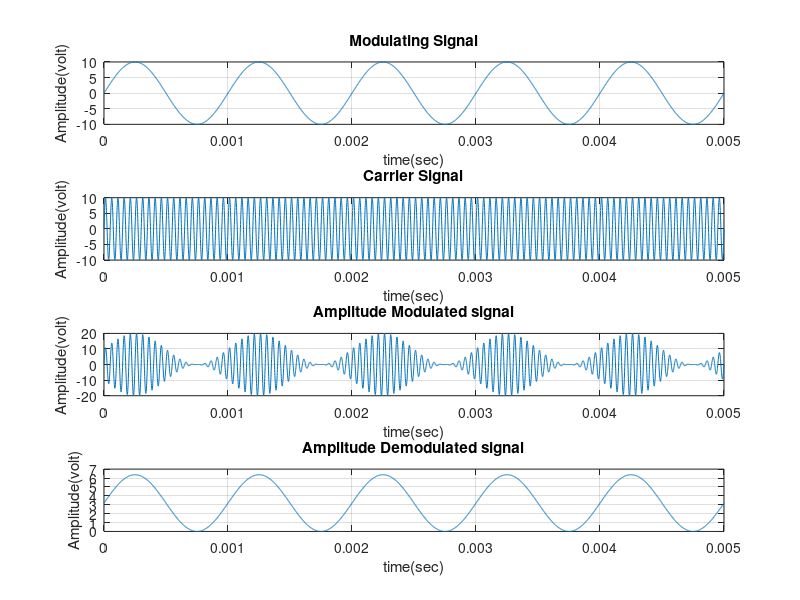

MATLAB code to generate this figure:
%>>>>>>>>>>>>>>>>>>>> AM Modulation Experiment<<<<<<<<<<<<<<<<<<<<<<<<<<
clc;
close all;
clear all;
%XXXXXXXXXXXXXXXXXXXXXXXXXXX Define AM modulation Index XXXXXXXXXXXXXXXXXXX
disp(' example: m=1 means 100% modulation');
%m=input(' Enter the value of modulation index (m) = ');
m=1; % for 100% modulation
%XXXXXXXXXXXXXXXXX modulating signal generation XXXXXXXXXXXXXXXXXXXXXXXXXX
Am=10; % Amplitude of modulating signal
fm=1000; % Frequency of modulating signal
Tm=1/fm; % Time period of modulating signal
t=0:Tm/999:5*Tm; % Total time for simulation
ym=Am*sin(2*pi*fm*t); % Eqation of modulating signal
figure(1)
subplot(4,1,1);
plot(t,ym), grid on;% Graphical representation of Modulating signal
title ( ' Modulating Signal ');
xlabel ( ' time(sec) ');
ylabel (' Amplitude(volt) ');
%XXXXXXXXXXXXXXXXXXXXX carrier signal generation XXXXXXXXXXXXXXXXXXXXXXXXXX
Ac=Am/m;% Amplitude of carrier signal [ where, modulation Index (m)=Am/Ac ]
fc=fm*20;% Frequency of carrier signal
Tc=1/fc;% Time period of carrier signal
yc=Ac*sin(2*pi*fc*t);% Eqation of carrier signal
subplot(4,1,2);
plot(t,yc), grid on;% Graphical representation of carrier signal
title ( ' Carrier Signal ');
xlabel ( ' time(sec) ');
ylabel (' Amplitude(volt) ');
%XXXXXXXXXXXXXXXXXXXXXXXXXXXXXX AM Modulation XXXXXXXXXXXXXXXXXXXXXXXXXXXXX
y=Ac*(1+m*sin(2*pi*fm*t)).*sin(2*pi*fc*t); % Equation of Amplitude
%modulated signal
subplot(4,1,3);
plot(t,y);% Graphical representation of AM signal
title ( ' Amplitude Modulated signal ');
xlabel ( ' time(sec) ');
ylabel (' Amplitude(volt) ');
grid on;
%XXXXXXXXXXXXXXXXXXXXXXXXXXXXXX AM Demodulation XXXXXXXXXXXXXXXXXXXXXXXXXXXXX
d=(1/pi)*(Ac+ym);%using envelope detector
subplot(4,1,4);
plot(t,d);% Graphical representation of AM signal
title ( ' Amplitude Demodulated signal ');
xlabel ( ' time(sec) ');
ylabel (' Amplitude(volt) ');
grid on;
%>>>>>>>>>> end of program <<<<<<<<<<<